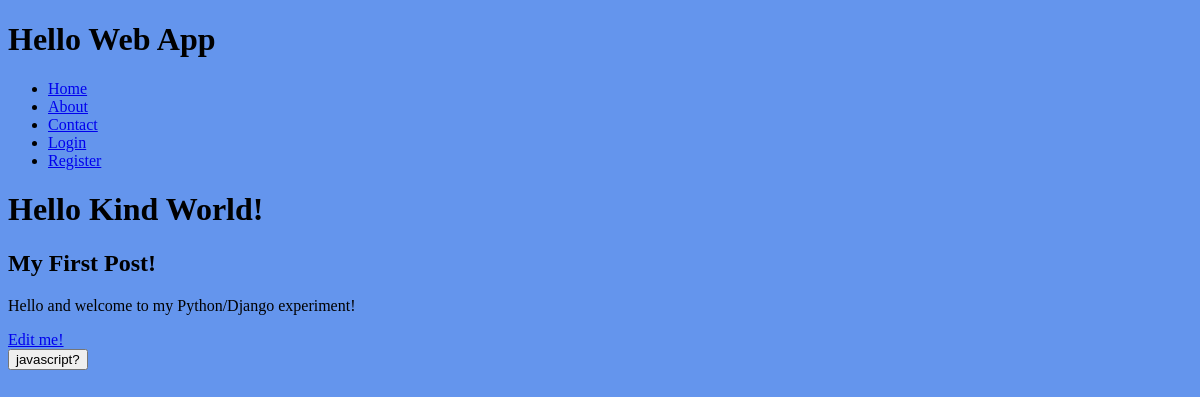
The page /posts/my-first-post/ on the database as committed earlier.
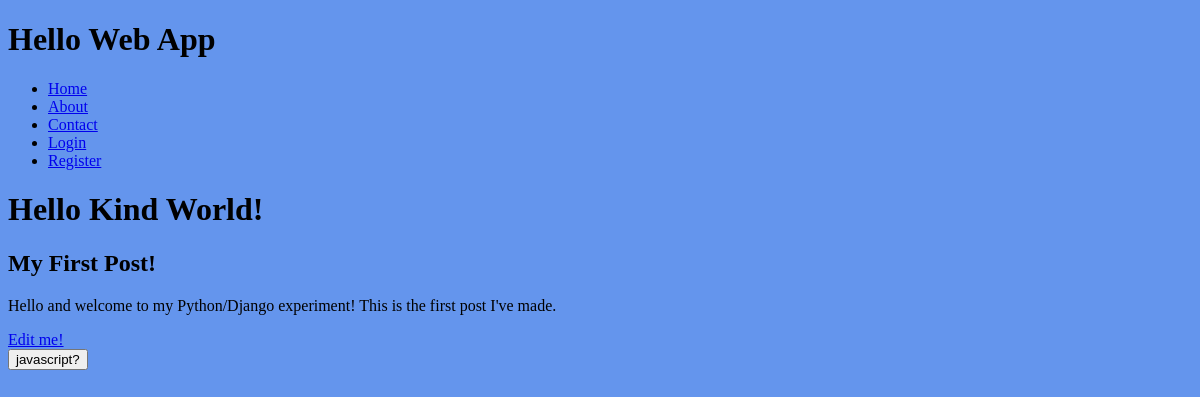
The same page on the database as committed later.
### collection/models.py (models this page shows)
class Post(models.Model):
    name = models.CharField(max_length=255)
    description = models.TextField()
    slug = models.SlugField(unique=True)

### collection/views.py (the view)
# urls.py: url(r'^posts/(?P<slug>[-\w]+)/$', views.post_detail, name="post_detail"),
def post_detail(request, slug):
    post = Post.objects.get(slug=slug)
    return render(request, 'posts/post_detail.html', {
        'post': post,
    })

### collection/templates/posts/post_detail.html (shortened to what this page needs)
{% extends 'base.html' %}
{% block content %}
  <h1>Hello Kind World!</h1>
  <h2>{{ post.name }}</h2>
  <p>{{ post.description }}</p>
  <a href="{% url 'edit_post' slug=post.slug %}">
    Edit me!
  </a>
  <form>
    <input type="button" value="javascript?" onclick="msg()"/>
  </form>
{% endblock content %}

### collection/templates/base.html (shortened to what this page needs)
{% load staticfiles %}
<!doctype html>
<html>
<head>
  <link rel="stylesheet" href="{% static 'css/style.css' %}" />
</head>
<body>
  <header>
    <h1>Hello Web App</h1>
    <nav>
      <ul>
        <li><a href="{% url 'home' %}">Home</a></li>
        <li><a href="{% url 'about' %}">About</a></li>
        <li><a href="{% url 'contact' %}">Contact</a></li>
        {% if user.is_authenticated %}
        <li>
          <a href="{% url 'auth_logout' %}">Logout</a>
        </li>
        {% else %}
        <li>
          <a href="{% url 'auth_login' %}">Login</a>
        </li>
        <li>
          <a href="{% url 'registration_register' %}">Register</a>
        </li>
        {% endif %}
      </ul>
    </nav>
  </header>
  {% block content %}{% endblock content %}
</body>
</html>

### collection/static/css/style.css (style rules this page uses)
body { background-color: cornflowerblue; }

Rows that differ between the two databases and show on the page:
changed Post "My First Post!": description "Hello and welcome to my Python/Django experiment!" → "Hello and welcome to my Python/Django experiment! This is the first post I've made."
